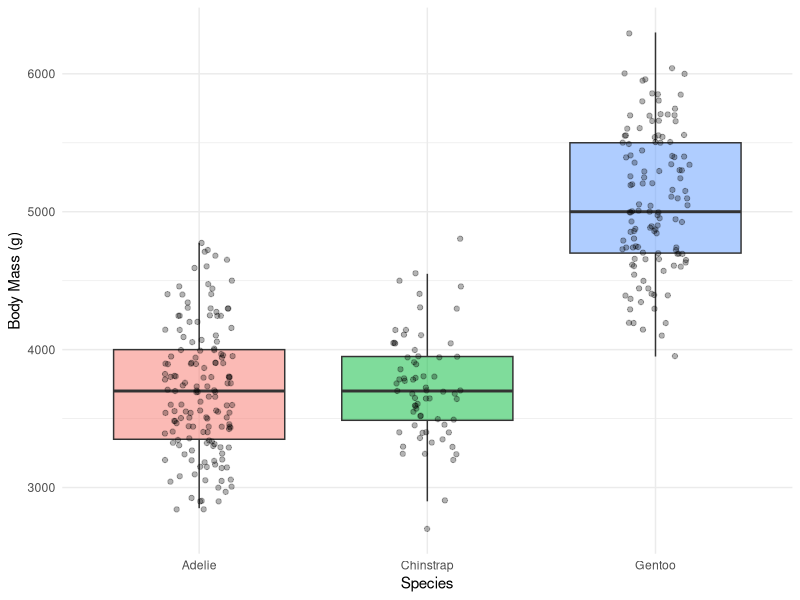
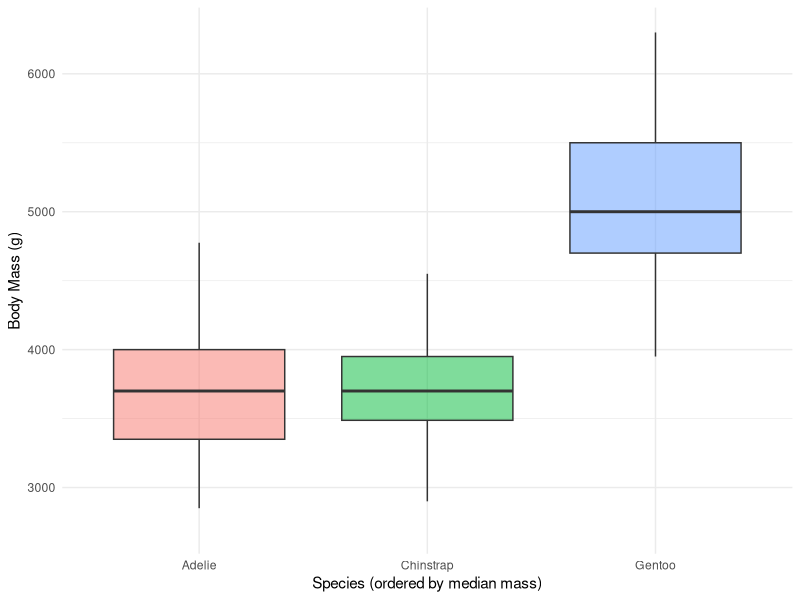
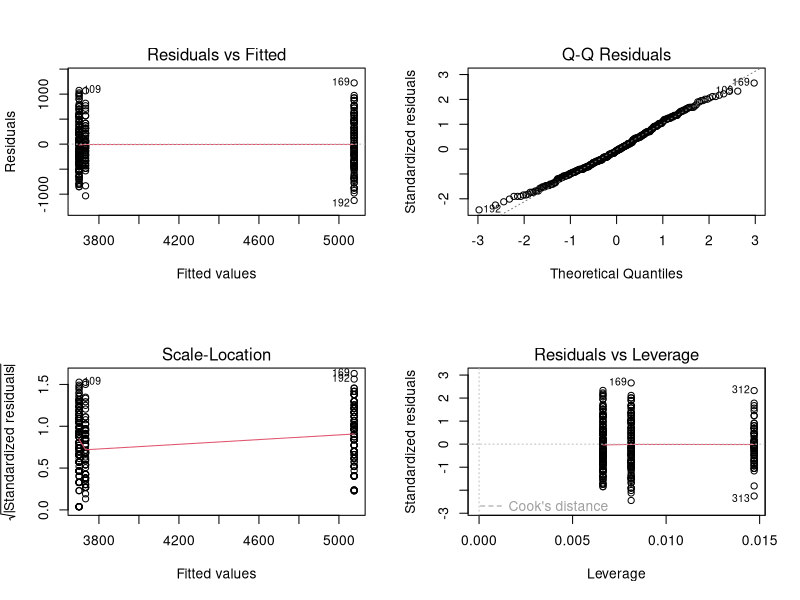

Here is the R script that generated these plots, in order:
## ---- chunk 1
#| echo: false
knitr::opts_chunk$set(echo = TRUE, warning = FALSE, message = FALSE)
options(width = 65)   # printed R output wraps at 65 too
## ---- chunk 2
# Load packages at the top — always -------------------
library(tidyverse)      # wrangling + ggplot2
library(palmerpenguins) # the penguins data
library(car)            # Levene's test, Anova()
library(emmeans)        # post-hoc pairwise tests
## ---- chunk 3
# Drop rows missing mass or species -------------------
penguins_df <- penguins %>%
  drop_na(body_mass_g, species)

penguins_df %>% count(species)
## ---- chunk 4
#| fig-format: png
#| fig-alt: "Boxplot of penguin body mass in grams by species (Adelie, Chinstrap, Gentoo) with jittered individual points overlaid, showing Gentoo penguins noticeably heavier than the other two species."
mass_box_plot <- penguins_df %>%
  ggplot(aes(x = species, y = body_mass_g, fill = species)) +
  geom_boxplot(alpha = 0.5, outlier.shape = NA) +
  geom_point(
    position = position_jitter(width = 0.15, seed = 42),
    alpha = 0.3, size = 1.5
  ) +
  labs(x = "Species", y = "Body Mass (g)") +
  theme_minimal() +
  theme(legend.position = "none")

mass_box_plot
## ---- chunk 5
class(penguins_df$species)   # "factor"
levels(penguins_df$species)  # the stored order
## ---- chunk 6
#| fig-format: png
#| fig-alt: "The same penguin body-mass boxplot, now with species ordered from lightest to heaviest median mass: Adelie, Chinstrap, Gentoo happen to already be in that order here, but the reordering is now explicit and data-driven."
penguins_df %>%
  mutate(species = fct_reorder(species, body_mass_g,
                               .fun = median)) %>%
  ggplot(aes(x = species, y = body_mass_g, fill = species)) +
  geom_boxplot(alpha = 0.5, outlier.shape = NA) +
  labs(x = "Species (ordered by median mass)",
       y = "Body Mass (g)") +
  theme_minimal() +
  theme(legend.position = "none")
## ---- chunk 7
# ANOVA is a linear model with a categorical X ---------
mass_model <- lm(body_mass_g ~ species, data = penguins_df)
## ---- chunk 8
# The (Intercept) is the FIRST level = Adelie ---------
coef(mass_model)

# Make Gentoo the reference instead --------------------
penguins_relevel <- penguins_df %>%
  mutate(species = fct_relevel(species, "Gentoo"))

coef(lm(body_mass_g ~ species, data = penguins_relevel))
## ---- chunk 9
#| fig-format: png
#| fig-width: 6
#| fig-height: 6
#| fig-alt: "Four base R diagnostic plots for the body mass by species linear model, arranged in a two by two grid: residuals versus fitted values, a normal Q-Q plot of the residuals, a scale-location plot, and a residuals versus leverage plot."
# Same plot(model) diagnostics as Lecture 11's regression
par(mfrow = c(2, 2))
plot(mass_model)
## ---- chunk 10
shapiro.test(residuals(mass_model))
## ---- chunk 11
# Levene's test — H0: all groups have equal variance --
leveneTest(body_mass_g ~ species, data = penguins_df)
